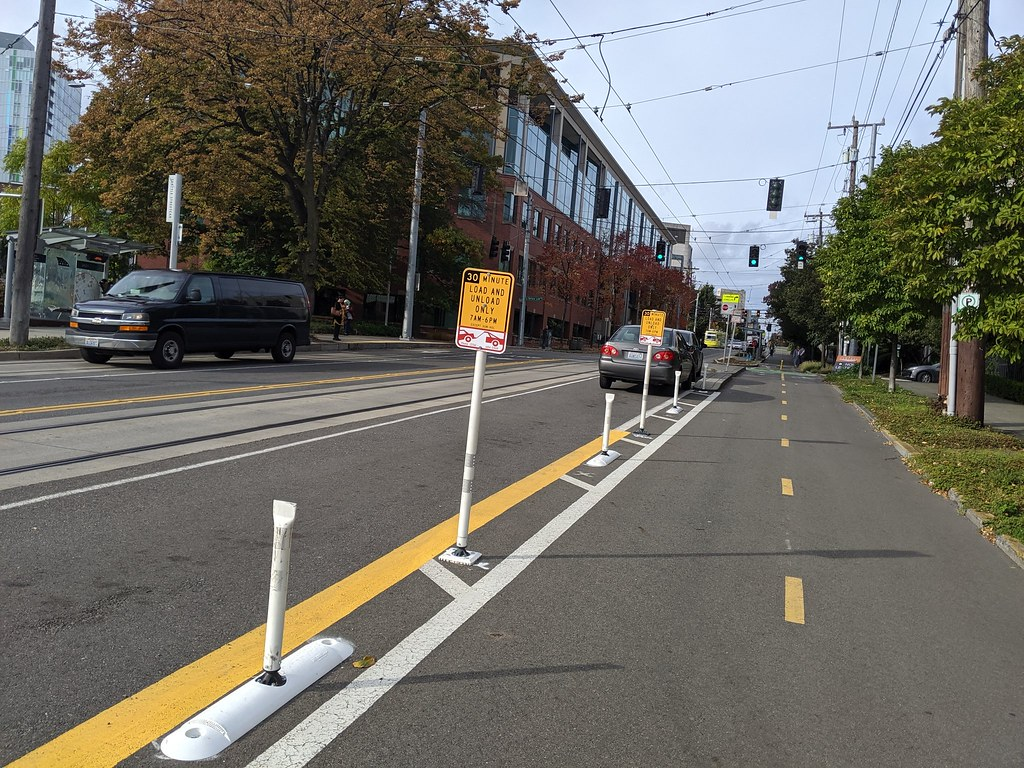
#> input picture 과제1/lane_image.jpg, 1024 x 768 px
$ python hw1.py   (older library calls are emulated)
#> lines starting #> are read from the running program, lines starting #| are printed output that depends on the picture
# -*- coding: utf-8 -*-
"""
Created on Fri Mar 26 00:29:00 2021

@author: 이병화
"""

import cv2
import numpy as np
import matplotlib.pyplot as plt
import matplotlib.image as image
import math

img = cv2.imread('lane_image.jpg')
#> img is the input picture: shape (768, 1024, 3); mean B, G, R 100.2, 107.8, 109.6

x_sobel_mask = np.array([[-1,0,1],[-2,0,2],[-1,0,1]])
y_sobel_mask = np.array([[1,2,1],[0,0,0],[-1,-2,-1]])
xgra = np.array([[1,-1]])
ygra = np.array([[-1],[1]])

lx = cv2.filter2D(img, -1, x_sobel_mask)
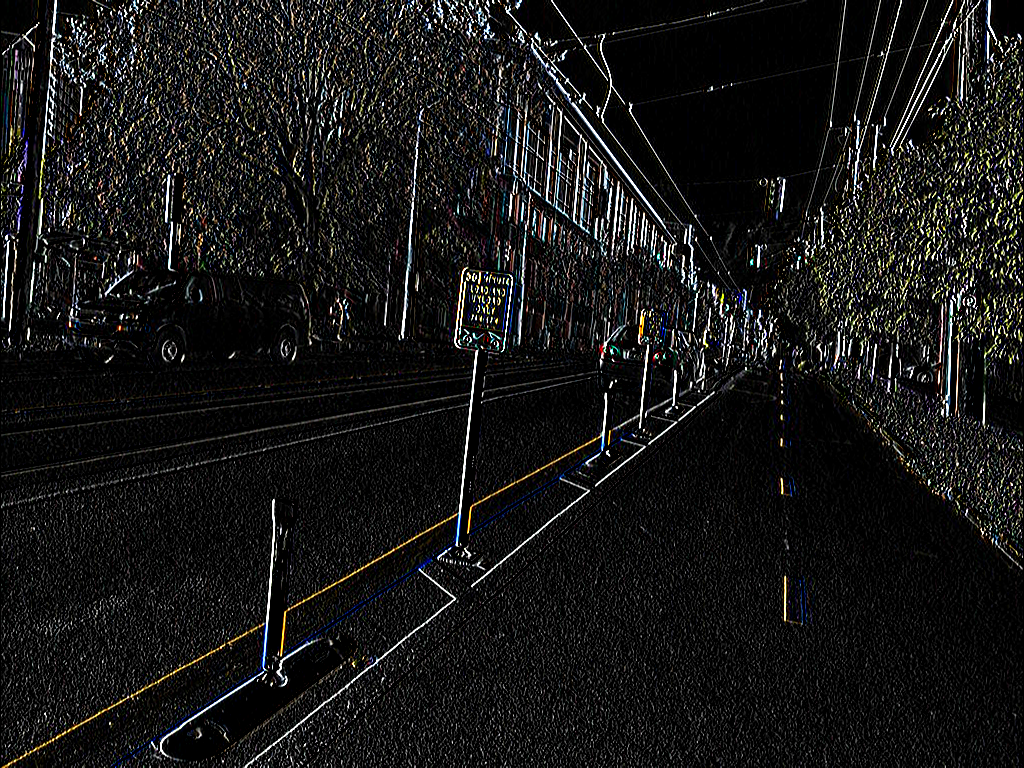
#> lx: shape (768, 1024, 3); mean B, G, R 22.7, 23.3, 23.4
ly = cv2.filter2D(img, -1, y_sobel_mask)
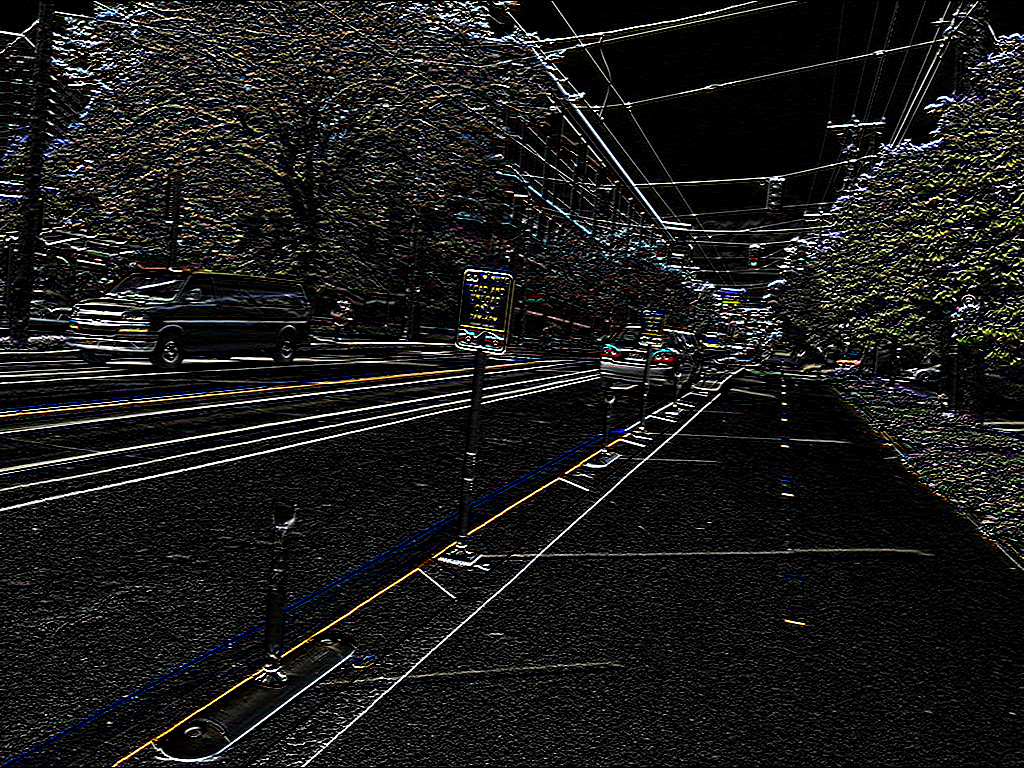
#> ly: shape (768, 1024, 3); mean B, G, R 27, 27.6, 27.7
sdx = cv2.filter2D(img, -1, xgra)
sdy = cv2.filter2D(img, -1, ygra)
dx = cv2.filter2D(img, cv2.CV_64F, xgra)
dy = cv2.filter2D(img, cv2.CV_64F, ygra)
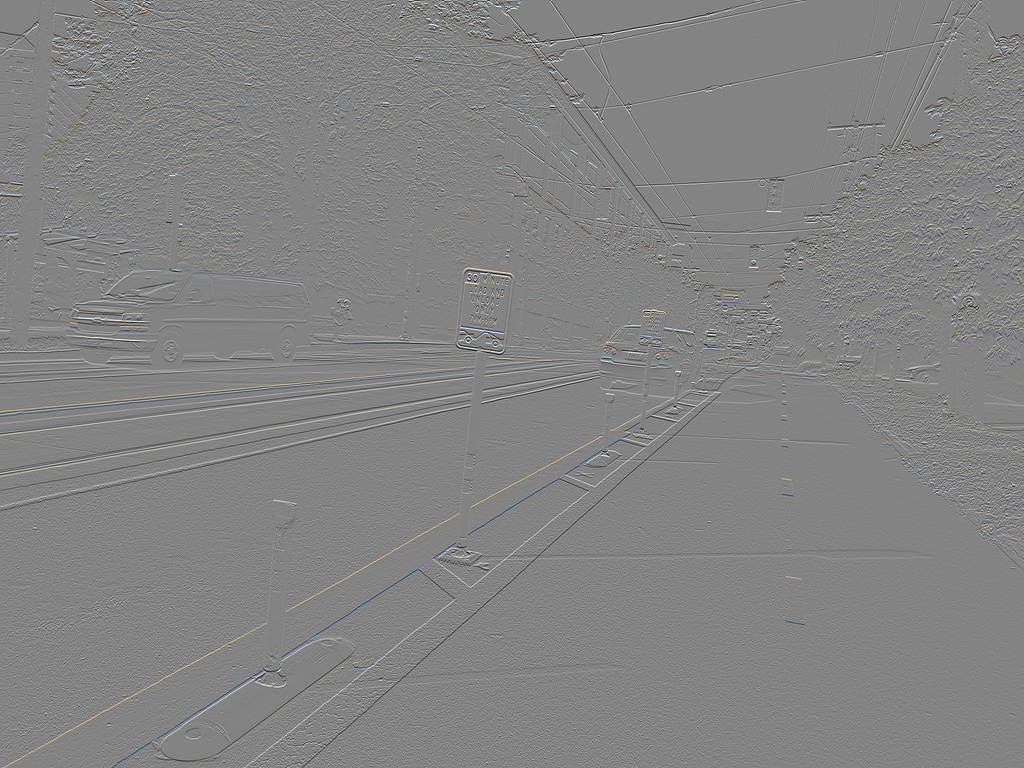
#> dy: shape (768, 1024, 3) float64; mean B, G, R -0.1, -0.1, -0.1; drawn with min black and max white


fx = pow(dx,2)
fy = pow(dy,2)

imgmag = np.sqrt(fx+fy)
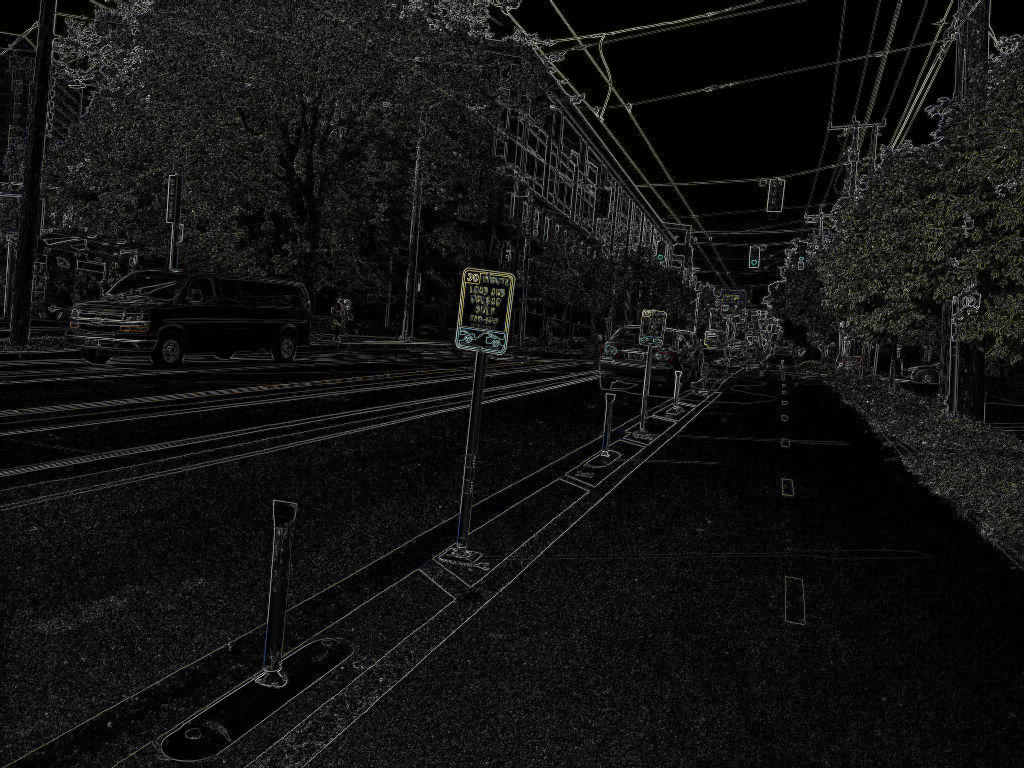
#> imgmag: shape (768, 1024, 3) float64; mean B, G, R 22.1, 22.7, 22.7; drawn with min black and max white
imgtan = np.rad2deg(np.arctan(sdy/sdx))
#> imgtan: shape (768, 1024, 3) float64; 24.72% of the values are NaN or infinite; the others: min 0, max 90, mean 45.05

imgmag = imgmag.astype('uint8')
imgtan = imgtan.astype('uint8')
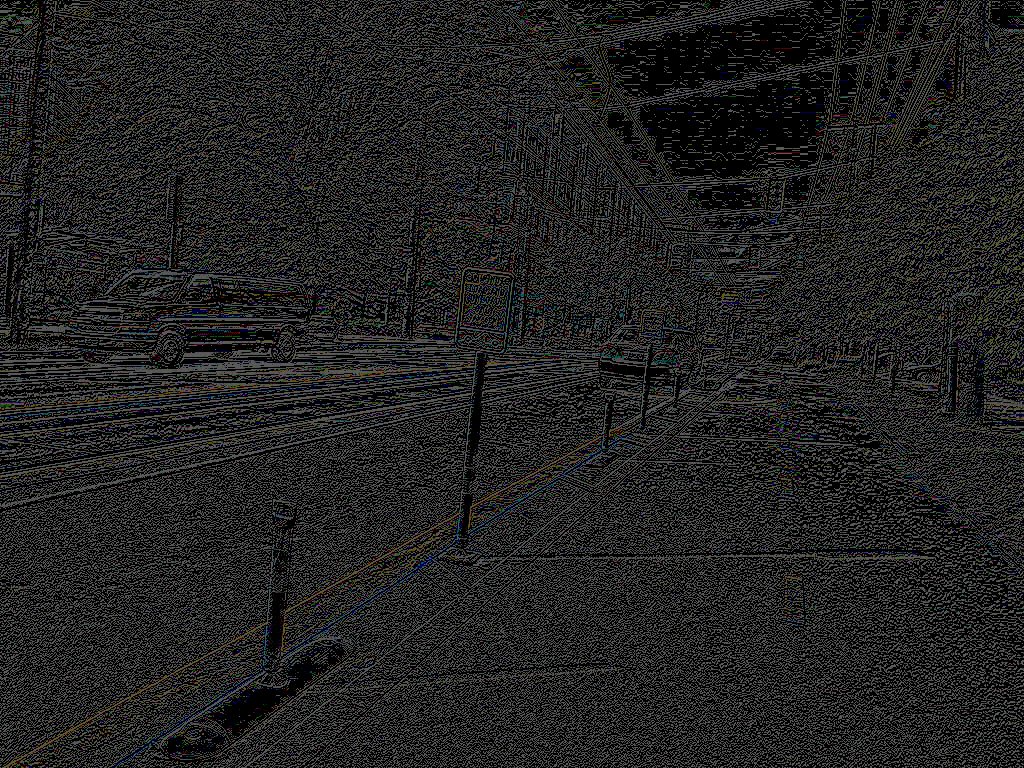
#> imgtan: shape (768, 1024, 3); mean B, G, R 33.7, 33.9, 33.9

# x-detection 표시
plt.subplot(2,2,1)
plt.imshow(lx,cmap='jet')
plt.title('x-detection')
plt.axis("off")

# y-detection 표시
plt.subplot(2,2,3)
plt.imshow(ly)
plt.title('y-detection')
plt.axis("off")

# Magnitue 표시
plt.subplot(2,2,2)
plt.imshow(imgmag)
plt.title('Magnitude')
plt.axis("off")

#Angle 표시
plt.subplot(2,2,4)
plt.imshow(imgtan, cmap='jet')
plt.title('Angle')
plt.axis("off")

plt.show()
#> figure, not shown here; B, G, R data is drawn as R, G, B

cv2.waitKey(0)
cv2.destroyAllWindows()
